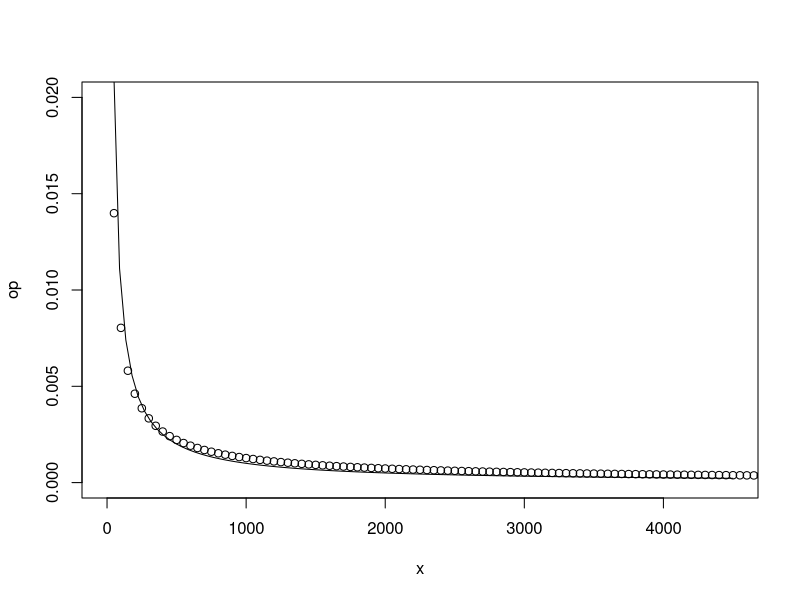

Source code (R):
rm(list=ls())
graphics.off()
f<-function(n)
{
  pbn<-((3/5)/(n*1/25*0.211571))^(1/5)
  MISE<-(pbn)^4/100*0.211571 + 1/(n*pbn)*3/5
  return(MISE)
}
c<-numeric(100)
for(i in 1:100)
{
  c[i]<-f(50*i)
}
op<-function(x)
{
  x^-1
}
plot(op,xlim = c(0,4500),ylim = c(0,0.02))
for(i in 1:100)
{
  points(x=i*50,y=c[i])
}
